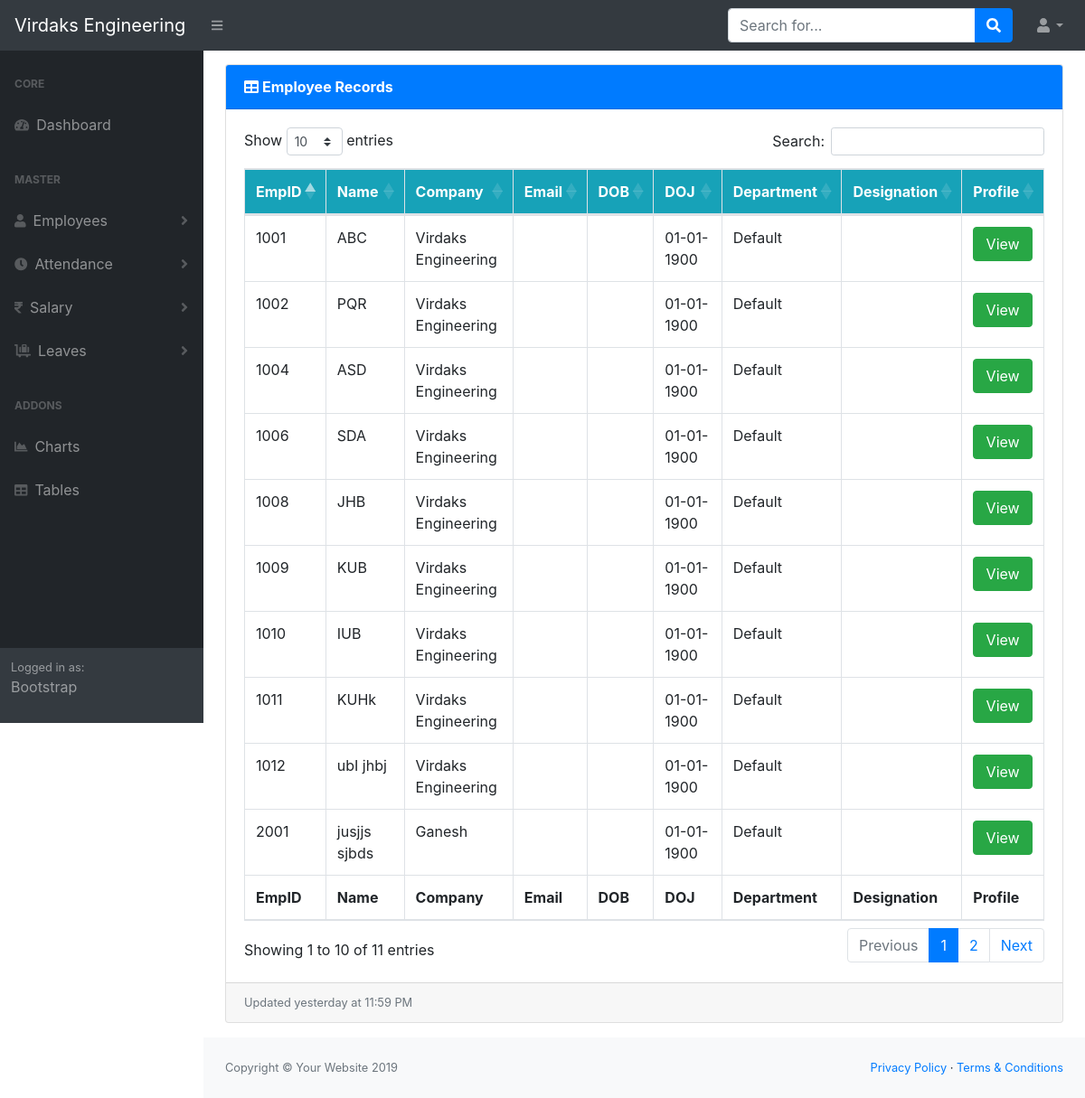
/dist/ViewEmployee.php, run on the app's committed database.
### tables this page shows
CREATE TABLE `employee` (
  `EmployeeCode` int(100) NOT NULL DEFAULT current_timestamp(),
  `EmployeeName` varchar(100) DEFAULT NULL,
  `DeviceCode` varchar(100) NOT NULL,
  `Company` varchar(100) NOT NULL DEFAULT 'Virdaks Engineering',
  `Department` varchar(100) NOT NULL DEFAULT 'D1',
  `Location` varchar(100) NOT NULL,
  `Designation` varchar(100) NOT NULL,
  `Grade` varchar(100) NOT NULL,
  `Team` varchar(100) NOT NULL,
  `Category` varchar(100) NOT NULL,
  `EmploymentType` varchar(100) NOT NULL DEFAULT 'Part Time',
  `Gender` varchar(20) NOT NULL,
  `DOJ` varchar(100) NOT NULL,
  `DOC` varchar(100) NOT NULL,
  `CardNumber` varchar(100) NOT NULL,
  `ShiftRoaster` varchar(100) NOT NULL,
  `Status` varchar(100) NOT NULL,
  `DOB` varchar(100) NOT NULL,
  `PL` int(100) NOT NULL,
  `SL` int(100) NOT NULL,
  `CL` int(100) NOT NULL,
  `OL` int(100) NOT NULL,
  `Email` varchar(100) NOT NULL,
  `picture` varchar(300) NOT NULL
);

### dist/ViewEmployee.php (the view, shortened to what this page needs)
<!DOCTYPE html>
<html lang="en">
<head>
    <link href="css/styles.css" rel="stylesheet" />
    <link href="https://cdn.datatables.net/1.10.20/css/dataTables.bootstrap4.min.css" rel="stylesheet" />
</head>
<body class="sb-nav-fixed">
    <div id="layoutSidenav">
        <div id="layoutSidenav_content">
            <main>
                <div class="container-fluid">
                    <div class="card mb-3" style="margin-top: 15px;">
                        <div class="card-header bg-primary">
                            <i style="color: white;" class="fas fa-table mr-1"></i><b style="color: white;">Employee Records</b></div>
                        <div class="card-body">
                            <div class="table-responsive">
                                <table class="table table-bordered" id="dataTable" width="100%" cellspacing="0">
                                    <thead class="bg-info">
                                        <tr style="color: #ffffff">
                                            <th>EmpID</th>
                                            <th>Name</th>
                                            <th>Company</th>
                                            <th>Email</th>
                                            <th>DOB</th>
                                            <th>DOJ</th>
                                            <th>Department</th>
                                            <th>Designation</th>
                                            <th>Profile</th>
                                        </tr>
                                    </thead>
                                    <tfoot>
                                        <tr>
                                            <th>EmpID</th>
                                            <th>Name</th>
                                            <th>Company</th>
                                            <th>Email</th>
                                            <th>DOB</th>
                                            <th>DOJ</th>
                                            <th>Department</th>
                                            <th>Designation</th>
                                            <th>Profile</th>
                                        </tr>
                                    </tfoot>
                                    <tbody>
                                        <?php
                                        include("config.php");
                                        $result = mysqli_query($con, "SELECT * FROM employee");
                                        while ($row = mysqli_fetch_array($result)) {
                                            echo "<tr>";
                                            echo "<td>" . $row['EmployeeCode'] . "</td>";
                                            echo "<td>" . $row['EmployeeName'] . "</td>";
                                            echo "<td>" . $row['Company'] . "</td>";
                                            echo "<td>" . $row['Email'] . "</td>";
                                            echo "<td>" . $row['DOB'] . "</td>";
                                            echo "<td>" . $row['DOJ'] . "</td>";
                                            echo "<td>" . $row['Department'] . "</td>";
                                            echo "<td>" . $row['Designation'] . "</td>";
                                            echo "<td><a id='".$row['EmployeeCode']."' name='ViewProfile' style='color:#ffffff; width:100%;' class='btn btn-success' >View</a>";
                                            echo "</tr>";
                                        }
                                        ?>
                                    </tbody>
                                </table>
                            </div>
                        </div>
                        <div class="card-footer small text-muted">Updated yesterday at 11:59 PM</div>
                    </div>
                </div>
            </main>
            <div id="footer"></div>
        </div>
    </div>
</body>
</html>

### data on the page
employee: EmployeeCode "1001", EmployeeName "ABC", Company "Virdaks Engineering", DOJ "01-01-1900", Department "Default"
employee: EmployeeCode "1002", EmployeeName "PQR", Company "Virdaks Engineering", DOJ "01-01-1900", Department "Default"
employee: EmployeeCode "1004", EmployeeName "ASD", Company "Virdaks Engineering", DOJ "01-01-1900", Department "Default"
employee: EmployeeCode "1006", EmployeeName "SDA", Company "Virdaks Engineering", DOJ "01-01-1900", Department "Default"
employee: EmployeeCode "1008", EmployeeName "JHB", Company "Virdaks Engineering", DOJ "01-01-1900", Department "Default"
employee: EmployeeCode "1009", EmployeeName "KUB", Company "Virdaks Engineering", DOJ "01-01-1900", Department "Default"
employee: EmployeeCode "1010", EmployeeName "IUB", Company "Virdaks Engineering", DOJ "01-01-1900", Department "Default"
employee: EmployeeCode "1011", EmployeeName "KUHk", Company "Virdaks Engineering", DOJ "01-01-1900", Department "Default"
employee: EmployeeCode "1012", EmployeeName "ubI jhbj", Company "Virdaks Engineering", DOJ "01-01-1900", Department "Default"
employee: EmployeeCode "2001", EmployeeName "jusjjs sjbds", Company "Ganesh", DOJ "01-01-1900", Department "Default"
